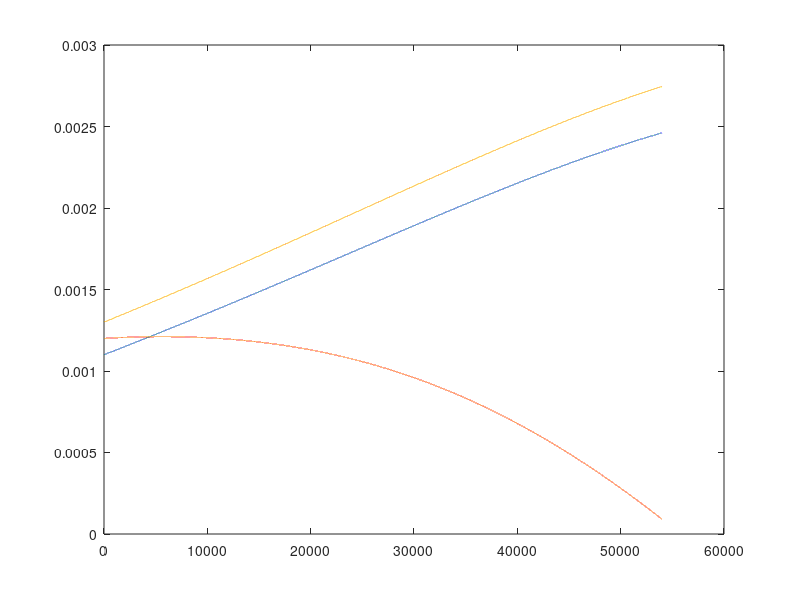

The MATLAB source for this figure: (Note: this script raises an error after producing the figure.)
% developed by: ANIL TAHA BALKIR
clc
clear
disp("Powered by Javelin Tech.")
disp("Developed by ANIL TAHA BALKIR")
n        = 9;                              %given random number 
roll(1)  = -0.01-0.002*n;                  %initial value of roll angle 
pitch(1) = 0.01+0.002*n;                   %initial value of pitch angle
yaw(1)   = 0.005+0.002*n;                  %initial value of yaw angle


wx(1)    = 0.0002+0.0001*n;                %initial value of x component of angular velocity
wy(1)    = 0.0003+0.0001*n;                %initial value of y component of angular velocity
wz(1)    = 0.0004+0.0001*n;                %initial value of z component of angular velocity
Jx       = 2.1*10.^-3;                     %x component of moment of inertia
Jy       = 2*10.^-3;                       %y component of moment of inertia
Jz       = 1.9*10.^-3;                     %z component of moment of inertia
w_orbit  = 0.0011;                         %initial value of angular velocity of orbit
N        = 54000;                          %iteration number 
N_t      = 3.6*10^-10;                     %disturbance torque
t        = 0.1;                            %sample time
% Aangular velocity calculations
for i=1:N-1
    
wx(i+1,1)=wx(i)+t *(Jy-Jz)...
    *wz(i)*wy(i)/Jx+(t*N_t)/Jx;
wy(i+1,1)=wy(i)+t*(Jz-Jx)...
    *wx(i)*wz(i)/Jy+(t*N_t)/Jy;
wz(i+1,1)=wz(i)+t*(Jx-Jy)...
    *wx(i)*wy(i)/Jz+(t*N_t)/Jz;
end
% Euler angles calculations
for i=1:N-1 
    
roll(i+1,1)=roll(i)+t...
    *((wy(i,1)*sin(roll(i))+wz(i,1)*cos(roll(i)))*tan(pitch(i))...
    +wx(i,1));
pitch(i+1,1)=pitch(i)+t*(wy(i,1)*cos(roll(i))-wz(i,1)*sin(roll(i))...
    +w_orbit);
yaw(i+1,1)=yaw(i)+t*(wy(i,1)*sin(roll(i))+wz(i,1)*cos(roll(i)))...
    *sec(pitch(i));
end
% Transformation matrix
for i=1:N
    
A(:,:,i)=[ cos(pitch(i))*cos(yaw(i)) cos(pitch(i))*sin(yaw(i)) -sin(pitch(i));
    -cos(roll(i))*sin(yaw(i))+sin(roll(i))*sin(pitch(i))*cos(yaw(i)) cos(roll(i))...
    *cos(yaw(i))+sin(roll(i))*sin(pitch(i))*sin(yaw(i)) sin(roll(i))*cos(pitch(i));
    sin(roll(i))*sin(yaw(i))+cos(roll(i))*sin(pitch(i))*cos(yaw(i)) -sin(roll(i))...
    *cos(yaw(i))+cos(roll(i))*sin(pitch(i))*sin(yaw(i)) cos(roll(i))*cos(pitch(i))];
end
% Quternions calculations
for i=1:N
    
    qs(i,1)=cos(roll(i)/2)*cos(pitch(i)/2)*cos(yaw(i)/2)+sin(roll(i)/2)...
        *sin(pitch(i)/2)*sin(yaw(i)/2);
    qx(i,1)=sin(roll(i)/2)*cos(pitch(i)/2)*cos(yaw(i)/2)-cos(roll(i)/2)...
        *sin(pitch(i)/2)*sin(yaw(i)/2);
    qy(i,1)=cos(roll(i)/2)*sin(pitch(i)/2)*cos(yaw(i)/2)+sin(roll(i)/2)...
        *cos(pitch(i)/2)*sin(yaw(i)/2);
    qz(i,1)=cos(roll(i)/2)*cos(pitch(i)/2)*sin(yaw(i)/2)+sin(roll(i)/2)...
        *sin(pitch(i)/2)*cos(yaw(i)/2);
    
end
% Quaternion rates calculations
for i=1:N  
    
    qsr(i,1)=-0.5*(qx(i,1)*wx(i,1)+qy(i,1)*wy(i,1)+qz(i,1)*wz(i,1));
    qxr(i,1)=0.5*(qs(i,1)*wx(i,1)-qz(i,1)*wy(i,1)+qy(i,1)*wz(i,1));
    qyr(i,1)=0.5*(qz(i,1)*wx(i,1)+qs(i,1)*wy(i,1)-qx(i,1)*wz(i,1));
    qzr(i,1)=-0.5*(qy(i,1)*wx(i,1)-qx(i,1)*wy(i,1)-qs(i,1)*wz(i,1));
    
end
%% Plot (Quaternions) 
figure(1);
% sgtitle('Quaternions')
% subplot(2,2,1)
% x=0.1:0.1:N/10;
% plot(x,qs);
% xlabel('Time (s)');
% ylabel('Scalar part(unitless)');
% subplot(2,2,2)
% plot(x,qx);
% xlabel('Time (s)');
% ylabel('X comp.(unitless)');
% subplot(2,2,3)
% plot(x,qy);
% xlabel('Time (s)');
% ylabel('Y comp.(unitless)');
% subplot(2,2,4)
% plot(x,qz);
% xlabel('Time (s)');
% ylabel('Z comp.(unitless)');

% plot(rad2deg(roll))
% hold on
% plot(rad2deg(pitch))
% hold on
% plot(rad2deg(yaw))

plot(wx)
hold on
plot(wy)
hold on
plot(wz)

%% Plot (Quaternion rates)
figure(2);
sgtitle('Quaternion Rates')
subplot(2,2,1)
plot(x,qsr);
xlabel('Time (s)');
ylabel('Scalar part(unitless)');
subplot(2,2,2)
plot(x,qxr);
xlabel('Time (s)');
ylabel('X comp.(unitless)'); 
subplot(2,2,3)
plot(x,qyr);
xlabel('Time (s)');
ylabel('Y comp.(unitless)'); 
subplot(2,2,4)
plot(x,qzr);
xlabel('Time (s)');
ylabel('Z comp.(unitless)');
